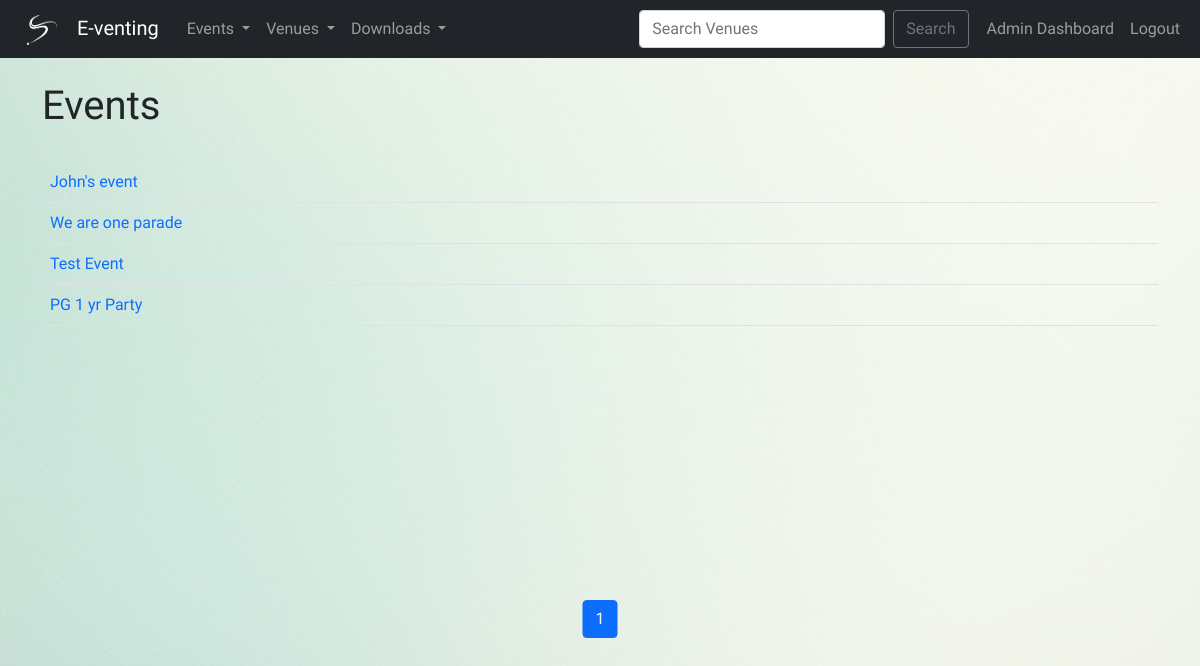
Page /events (signed in) on the committed database.
### events/models.py (models this page shows, shortened)
class Event(models.Model):
    name = models.CharField('Event Name', max_length=120)
    event_date = models.DateTimeField('Event Date')
    venue = models.ForeignKey(Venue, blank=True, null=True, on_delete=models.CASCADE)
    manager = models.ForeignKey(User, blank=True, null=True, on_delete=models.SET_NULL,related_name='manager')
    description = models.TextField(blank=True)
    attendees = models.ManyToManyField(Attendee, blank=True)
    approved = models.BooleanField(default=False)
    def __str__(self):
        return self.name
    @property
    def Is_past(self):
        today = date.today()
        if self.event_date.date() > today:
            occurred = 'Future'
        else:
            occurred = 'Past'
        return occurred

### events/views.py (the view)
# urls.py: path('events', views.all_events, name='list-events'),
def all_events(request):
    p = Paginator(Event.objects.filter(approved=True).order_by('-event_date'), 8)
    page = request.GET.get('page')
    event_list = p.get_page(page)
    nums = 'a'*event_list.paginator.num_pages
    return render(request, 'events/event_list.html', {
        'event_list': event_list,
        'nums':nums
    })

### events/templates/events/event_list.html (shortened to what this page needs)
{% extends 'events/base.html' %}
{% block content %}
    <h1>Events</h1>
    <br>
    <table class="table table-hover">
        {% for event in event_list %}
            <tr>
                <td>
                    <a href="{% url 'show-event' event.id%}" style="text-decoration: none;">
                        {% if event.Is_past == 'Past' %}
                            <del>{{event}}</del>
                        {% else %}
                            {{event}}
                        {% endif %}
                    </a>
                </td>
                {%if user.is_authenticated and user == event.manager %}
                <td align='right'>
                    <a href="{% url 'update-event' event.id%}" class="btn btn-outline-secondary btn-sm">Update</a>
                    <a href="{% url 'delete-event' event.id%}" class="btn btn-outline-danger btn-sm">Delete</a>
                </td>
                {% else %}
                    <td align='right'/>
                {% endif %}
            </tr>
        {% endfor %}
    </table>
    <div style="position: absolute;top: 75%;left: 50%;transform: translateX(-50%);">
        <nav aria-label="Page navigation example">
            <ul class="pagination justify-content-center">
            {% for i in nums %}
                {% if forloop.counter == event_list.number %}
                    <li class="page-item active"><a class="page-link" href="?page={{forloop.counter}}">{{ forloop.counter}}</a></li>
                {% else %}
                    <li class="page-item"><a class="page-link" href="?page={{forloop.counter}}">{{ forloop.counter}}</a></li>
                {% endif %}
            {% endfor %}
            </ul>
        </nav>
    </div>
    <br><br>
{% endblock %}

### events/static/events/style.css (style rules this page uses)
body { background: url("images/bg.jpg") no-repeat fixed; }

### rows in the picture
Event: name "John's event"
Event: name "We are one parade"
Event: name "Test Event"
Event: name "PG 1 yr Party"
